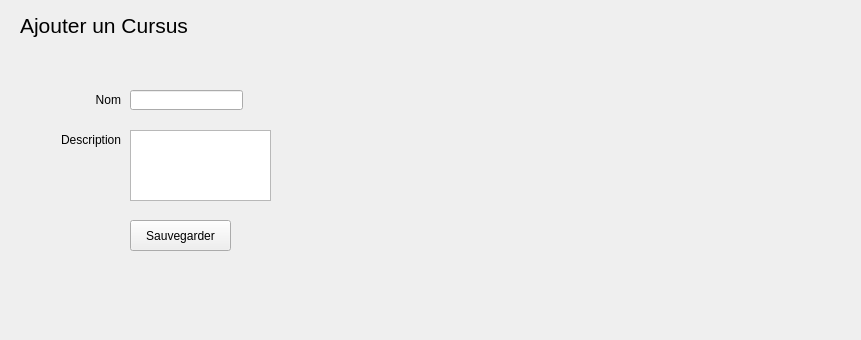
     <widget class="QWidget" name="ajout_cursus">
      <property name="geometry">
       <rect>
        <x>0</x>
        <y>0</y>
        <width>861</width>
        <height>340</height>
       </rect>
      </property>
      <attribute name="label">
       <string>Ajouter un Cursus</string>
      </attribute>
      <widget class="QLabel" name="label_ajout_nom_cursus">
       <property name="geometry">
        <rect>
         <x>30</x>
         <y>90</y>
         <width>91</width>
         <height>20</height>
        </rect>
       </property>
       <property name="text">
        <string>Nom</string>
       </property>
       <property name="alignment">
        <set>Qt::AlignRight|Qt::AlignTrailing|Qt::AlignVCenter</set>
       </property>
      </widget>
      <widget class="QTextEdit" name="ajout_description_cursus">
       <property name="geometry">
        <rect>
         <x>130</x>
         <y>130</y>
         <width>141</width>
         <height>71</height>
        </rect>
       </property>
      </widget>
      <widget class="QLabel" name="label_ajout_description_cursus">
       <property name="geometry">
        <rect>
         <x>30</x>
         <y>130</y>
         <width>91</width>
         <height>20</height>
        </rect>
       </property>
       <property name="text">
        <string>Description</string>
       </property>
       <property name="alignment">
        <set>Qt::AlignRight|Qt::AlignTrailing|Qt::AlignVCenter</set>
       </property>
      </widget>
      <widget class="QLineEdit" name="ajout_nom_cursus">
       <property name="geometry">
        <rect>
         <x>130</x>
         <y>90</y>
         <width>113</width>
         <height>20</height>
        </rect>
       </property>
      </widget>
      <widget class="QLabel" name="titre_ajout_cursus">
       <property name="geometry">
        <rect>
         <x>20</x>
         <y>10</y>
         <width>201</width>
         <height>31</height>
        </rect>
       </property>
       <property name="font">
        <font>
         <pointsize>16</pointsize>
        </font>
       </property>
       <property name="text">
        <string>Ajouter un Cursus</string>
       </property>
      </widget>
      <widget class="QPushButton" name="sauvegarder_ajout_cursus">
       <property name="geometry">
        <rect>
         <x>130</x>
         <y>220</y>
         <width>101</width>
         <height>31</height>
        </rect>
       </property>
       <property name="text">
        <string>Sauvegarder</string>
       </property>
      </widget>
      <widget class="QLabel" name="message_ajout_cursus">
       <property name="geometry">
        <rect>
         <x>70</x>
         <y>50</y>
         <width>261</width>
         <height>16</height>
        </rect>
       </property>
       <property name="text">
        <string/>
       </property>
      </widget>
     </widget>
